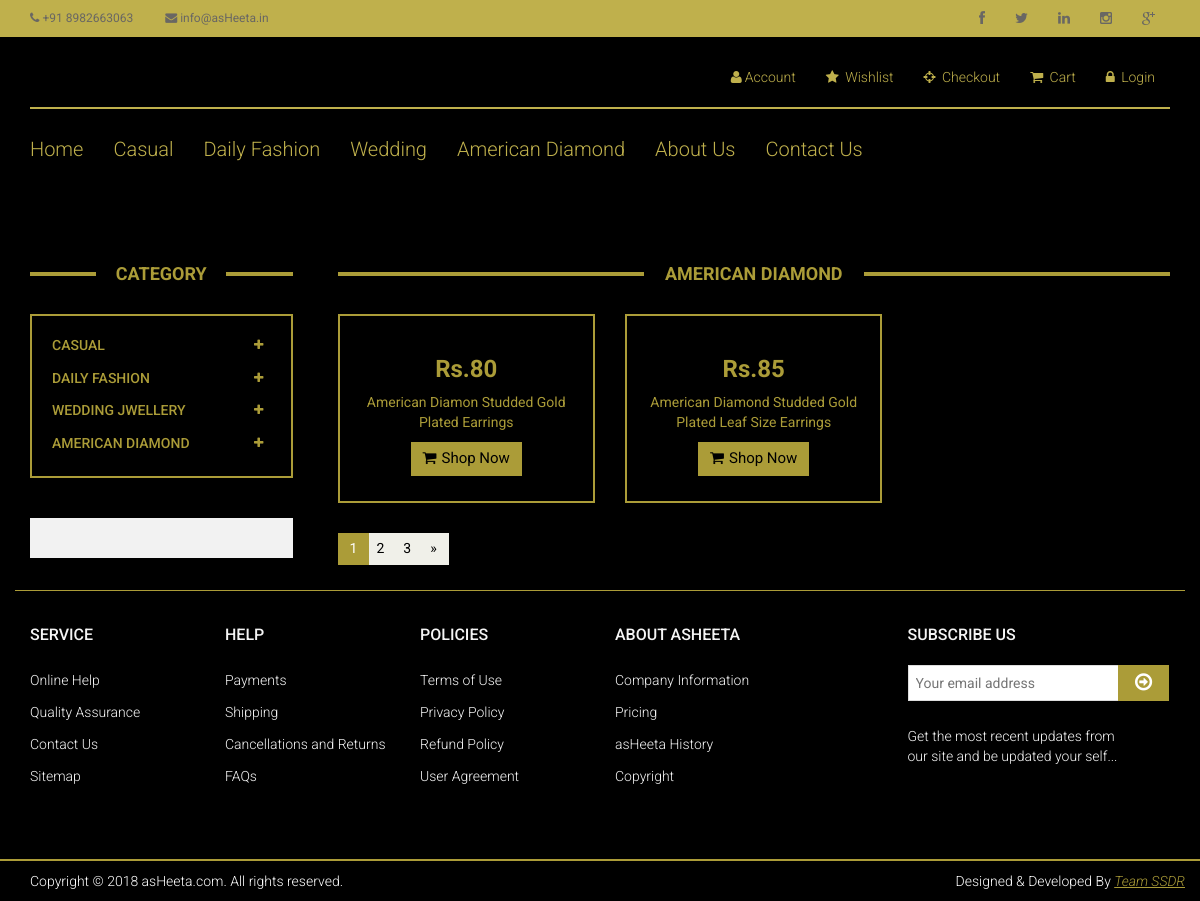
The page /american-earrings.php on the database its author committed.
### tables this page shows
CREATE TABLE IF NOT EXISTS `stock` (
  `stock_id` int(5) NOT NULL AUTO_INCREMENT,
  `product_code` varchar(15) NOT NULL,
  `product_name` varchar(100) NOT NULL,
  `brand` varchar(10) NOT NULL DEFAULT 'asHeeta',
  `colour` text NOT NULL,
  `base_material` text NOT NULL,
  `collection` int(1) NOT NULL,
  `plating` text NOT NULL,
  `size` varchar(10) NOT NULL,
  `price` int(5) NOT NULL,
  `type` text NOT NULL,
  `description` text NOT NULL,
  `img1` varchar(100) DEFAULT NULL,
  `img2` varchar(100) DEFAULT NULL,
  `img3` varchar(100) DEFAULT NULL,
  `thumbnail` varchar(100) DEFAULT NULL,
  PRIMARY KEY (`stock_id`)
);

### american-earrings.php (the view, shortened to what this page needs)
<!DOCTYPE html>
<html lang="en">
<head>
    <link href="css/bootstrap.min.css" rel="stylesheet">
    <link href="css/font-awesome.min.css" rel="stylesheet">
    <link href="css/prettyPhoto.css" rel="stylesheet">
    <link href="css/price-range.css" rel="stylesheet">
    <link href="css/animate.css" rel="stylesheet">
	<link href="css/main.css" rel="stylesheet">
	<link href="css/responsive.css" rel="stylesheet">
</head>
<body>
	<header id="header">
		<div class="header_top">
			<div class="container">
				<?php
                        include("head-top.php");
                ?>
			</div>
		</div>
		<div class="header-middle">
			<div class="container">
			<?php
                        include("head-middle.php");
                ?>
            </div>
		</div>
		<div class="header-bottom">
			<div class="container">
            <?php
                        include("head-bottom.php");
                ?>
            </div>
        </div>
	</header>
	<section id="advertisement">
		<div class="container">
		</div>
	</section>
	<section>
		<div class="container">
			<div class="row">
				<div class="col-sm-3">
					<div class="left-sidebar">
						<h2>Category</h2>
						<?php
								include("category.php");
						?>
						<div class="shipping text-center">
						</div>
					</div>
				</div>
				<div class="col-sm-9 padding-right">
					<div class="features_items">
						<h2 class="title text-center">AMERICAN DIAMOND</h2>
                        <?php
                                 $cat_sql = "SELECT * FROM `stock` WHERE collection='4' AND type='Earrings'";
                                 $cat_query = mysqli_query($dbconnect, $cat_sql);
                                 $row=mysqli_fetch_array($cat_query);
                                do
                                {
                                        $price = $row[9];
                                        $prd_name = $row[2];
                        ?>
						<div class="col-sm-4">
							<div class="product-image-wrapper">
								<div class="single-products">
									<div class="productinfo text-center prd_name">
                                        <?php
                                            echo"<h2>Rs.".$price."</h2>";
                                            echo"<p>".$prd_name."</p>";
                                        ?>
										<a href="#" class="btn btn-default add-to-cart"><i class="fa fa-shopping-cart"></i>Shop Now</a>
									</div>
									</div>
								</div>
							</div>
                        <?php
                                 }
                                while($row=mysqli_fetch_array($cat_query))
                        ?>
						</div>
						<ul class="pagination">
							<li class="active"><a href="">1</a></li>
							<li><a href="">2</a></li>
							<li><a href="">3</a></li>
							<li><a href="">&raquo;</a></li>
						</ul>
					</div>
				</div>
			</div>
	</section>
		<div class="footer-widget">
			<div class="container">
				<?php
                        include("footer.php");
                ?>
			</div>
		</div>
</body>
</html>

### css/main.css (style rules this page uses)
body { font-family: 'Roboto', sans-serif; background: #000000; position: relative; font-weight:400px; }
ul li { list-style: none; }
a { -webkit-transition: 300ms; -moz-transition: 300ms; -o-transition: 300ms; transition: 300ms; }
h1, h2, h3, h4, h5, h6 { font-family: 'Roboto', sans-serif; }
.header_top { background: none repeat scroll 0 0 #BFB04C; }
.header-bottom { padding-bottom: 30px; padding-top: 30px; }
.footer-widget { margin-bottom: 68px; }
.footer-widget .container { border-top: 1px solid #AB9C38; padding-top: 15px; }
.left-sidebar h2, .brands_products h2 { color:#AB9C38 ; font-family: 'Roboto', sans-serif; font-size: 18px; font-weight: 700; margin: 0 auto 30px; text-align: center; text-transform: uppercase; position: relative; z-index:3; }
.left-sidebar h2:after, h2.title:after { content: " "; position: absolute; border: 2px solid #AB9C38; bottom:8px; left: 0; width: 100%; height: 0; z-index: -2; }
.left-sidebar h2:before { content: " "; position: absolute; background: #000; bottom: -6px; width: 130px; height: 30px; z-index: -1; left: 50%; margin-left: -65px; }
h2.title:before { content: " "; position: absolute; background: #000; bottom: -6px; width: 220px; height: 30px; z-index: -1; left: 50%; margin-left: -110px; }
.shipping { background-color: #F2F2F2; margin-top: 40px; overflow: hidden; padding-top: 20px; position: relative; }
.padding-right { padding-right: 0; }
.features_items { overflow:hidden; }
h2.title { color:#AB9C38 ; font-family: 'Roboto', sans-serif; font-size: 18px; font-weight: 700; margin: 0 15px; text-transform: uppercase; margin-bottom: 30px; position: relative; }
.product-image-wrapper { border:2px solid #AB9C38; overflow: hidden; margin-bottom:30px; }
.single-products { position: relative; }
.prd_name p { margin: 10px; }
.productinfo h2 { color: #AB9C38; font-family: 'Roboto', sans-serif; font-size: 24px; font-weight: 700; }
.productinfo p { font-family: 'Roboto', sans-serif; font-size: 14px; font-weight: 400; color: #AB9C38; }
.productinfo { position:relative; }
.add-to-cart { background:#AB9C38; border: 0 none; border-radius: 0; color: #000000; font-family: 'Roboto', sans-serif; font-size: 15px; margin-bottom: 25px; }
.add-to-cart i { margin-right:5px; }
#advertisement { padding-bottom: 45px; }
.pagination { display: inline-block; float: left; margin-bottom: 25px; margin-top: 0; padding-left: 15px; }
.pagination li:first-child a, .pagination li:first-child span { border-bottom-left-radius: 0; border-top-left-radius: 0; margin-left: 0; }
.pagination li:last-child a, .pagination li:last-child span { border-bottom-right-radius: 0; border-top-right-radius: 0; }
.pagination .active a, .pagination .active span, .pagination .active a:hover, .pagination .active span:hover, .pagination .active a:focus, .pagination .active span:focus { background-color: #AB9C38; border-color: #AB9C38; color: #FFFFFF; cursor: default; z-index: 2; }
.pagination li a, .pagination li span { background-color: #f0f0e9; border: 0; float: left; line-height: 1.42857; margin-left: -10px; padding: 6px 12px; position: relative; text-decoration: none; margin-right: 5px; color:#000; }

### rows shown on the page
stock: price "80", product_name "American Diamon Studded Gold Plated Earrings"
stock: price "85", product_name "American Diamond Studded Gold Plated Leaf Size Earrings"
